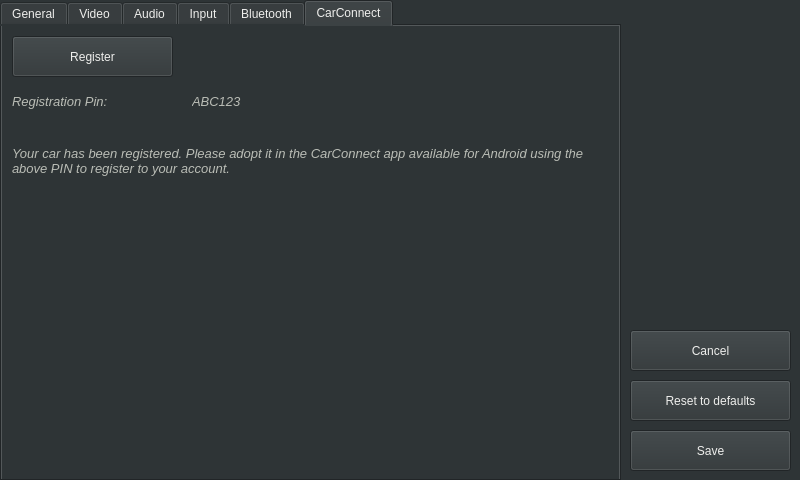
<?xml version="1.0" encoding="UTF-8"?>
<ui version="4.0">
 <class>SettingsWindow</class>
 <widget class="QWidget" name="SettingsWindow">
  <property name="minimumSize">
   <size>
    <width>800</width>
    <height>480</height>
   </size>
  </property>
  <property name="maximumSize">
   <size>
    <width>800</width>
    <height>480</height>
   </size>
  </property>
  <property name="windowTitle">
   <string>Settings</string>
  </property>
  <property name="styleSheet">
   <string notr="true">background-color: rgb(46, 52, 54);
color: rgb(238, 238, 236);</string>
  </property>
  <widget class="QPushButton" name="pushButtonSave">
   <property name="geometry">
    <rect>
     <x>630</x>
     <y>430</y>
     <width>161</width>
     <height>41</height>
    </rect>
   </property>
   <property name="text">
    <string>Save</string>
   </property>
   <property name="autoDefault">
    <bool>false</bool>
   </property>
  </widget>
  <widget class="QPushButton" name="pushButtonCancel">
   <property name="geometry">
    <rect>
     <x>630</x>
     <y>330</y>
     <width>161</width>
     <height>41</height>
    </rect>
   </property>
   <property name="text">
    <string>Cancel</string>
   </property>
   <property name="autoDefault">
    <bool>false</bool>
   </property>
   <property name="default">
    <bool>false</bool>
   </property>
  </widget>
  <widget class="QTabWidget" name="tabWidget">
   <property name="geometry">
    <rect>
     <x>0</x>
     <y>0</y>
     <width>621</width>
     <height>481</height>
    </rect>
   </property>
   <property name="currentIndex">
    <number>5</number>
   </property>
   <widget class="QWidget" name="tabGeneral">
    <attribute name="title">
     <string>General</string>
    </attribute>
    <widget class="QGroupBox" name="groupBoxHandenessOfTraffic">
     <property name="geometry">
      <rect>
       <x>0</x>
       <y>10</y>
       <width>621</width>
       <height>91</height>
      </rect>
     </property>
     <property name="title">
      <string>Handedness of traffic</string>
     </property>
     <widget class="QRadioButton" name="radioButtonLeftHandDrive">
      <property name="geometry">
       <rect>
        <x>10</x>
        <y>30</y>
        <width>141</width>
        <height>23</height>
       </rect>
      </property>
      <property name="text">
       <string>Left-hand drive</string>
      </property>
     </widget>
     <widget class="QRadioButton" name="radioButtonRightHandDrive">
      <property name="geometry">
       <rect>
        <x>10</x>
        <y>60</y>
        <width>151</width>
        <height>23</height>
       </rect>
      </property>
      <property name="text">
       <string>Right-hand drive</string>
      </property>
     </widget>
    </widget>
    <widget class="QCheckBox" name="checkBoxShowClock">
     <property name="geometry">
      <rect>
       <x>10</x>
       <y>110</y>
       <width>111</width>
       <height>23</height>
      </rect>
     </property>
     <property name="text">
      <string>Show clock</string>
     </property>
    </widget>
   </widget>
   <widget class="QWidget" name="tabVideo">
    <attribute name="title">
     <string>Video</string>
    </attribute>
    <widget class="QGroupBox" name="groupBoxResolution">
     <property name="geometry">
      <rect>
       <x>0</x>
       <y>80</y>
       <width>621</width>
       <height>141</height>
      </rect>
     </property>
     <property name="title">
      <string>Resolution</string>
     </property>
     <widget class="QRadioButton" name="radioButton480p">
      <property name="geometry">
       <rect>
        <x>10</x>
        <y>30</y>
        <width>71</width>
        <height>23</height>
       </rect>
      </property>
      <property name="text">
       <string>480p</string>
      </property>
     </widget>
     <widget class="QRadioButton" name="radioButton720p">
      <property name="geometry">
       <rect>
        <x>120</x>
        <y>30</y>
        <width>71</width>
        <height>23</height>
       </rect>
      </property>
      <property name="text">
       <string>720p</string>
      </property>
     </widget>
     <widget class="QRadioButton" name="radioButton1080p">
      <property name="geometry">
       <rect>
        <x>230</x>
        <y>30</y>
        <width>81</width>
        <height>23</height>
       </rect>
      </property>
      <property name="text">
       <string>1080p</string>
      </property>
     </widget>
     <widget class="QLabel" name="labelResolutionWarning">
      <property name="geometry">
       <rect>
        <x>50</x>
        <y>60</y>
        <width>561</width>
        <height>71</height>
       </rect>
      </property>
      <property name="text">
       <string>&lt;html&gt;&lt;head/&gt;&lt;body&gt;&lt;p align=&quot;justify&quot;&gt;&lt;span style=&quot; font-style:italic;&quot;&gt;720p and 1080p must be activated in hidden Developer settings of Android Auto application.&lt;/span&gt;&lt;/p&gt;&lt;/body&gt;&lt;/html&gt;</string>
      </property>
      <property name="wordWrap">
       <bool>true</bool>
      </property>
      <property name="margin">
       <number>10</number>
      </property>
     </widget>
     <widget class="QLabel" name="labelResolutionWarningIcon">
      <property name="geometry">
       <rect>
        <x>20</x>
        <y>60</y>
        <width>31</width>
        <height>71</height>
       </rect>
      </property>
      <property name="text">
       <string>&lt;html&gt;&lt;head/&gt;&lt;body&gt;&lt;p align=&quot;justify&quot;&gt;&lt;img src=&quot;:/ico_warning.png&quot;/&gt;&lt;/p&gt;&lt;/body&gt;&lt;/html&gt;</string>
      </property>
     </widget>
    </widget>
    <widget class="QGroupBox" name="groupBoxFrameRate">
     <property name="geometry">
      <rect>
       <x>0</x>
       <y>10</y>
       <width>621</width>
       <height>61</height>
      </rect>
     </property>
     <property name="title">
      <string>Frame rate</string>
     </property>
     <widget class="QRadioButton" name="radioButton60FPS">
      <property name="geometry">
       <rect>
        <x>120</x>
        <y>30</y>
        <width>81</width>
        <height>23</height>
       </rect>
      </property>
      <property name="text">
       <string>60 FPS</string>
      </property>
     </widget>
     <widget class="QRadioButton" name="radioButton30FPS">
      <property name="geometry">
       <rect>
        <x>10</x>
        <y>30</y>
        <width>81</width>
        <height>23</height>
       </rect>
      </property>
      <property name="text">
       <string>30 FPS</string>
      </property>
     </widget>
    </widget>
    <widget class="QGroupBox" name="groupBoxOmxLayerIndex">
     <property name="geometry">
      <rect>
       <x>0</x>
       <y>230</y>
       <width>621</width>
       <height>121</height>
      </rect>
     </property>
     <property name="title">
      <string>Display</string>
     </property>
     <widget class="QLabel" name="labelOmxLayerIndex">
      <property name="geometry">
       <rect>
        <x>10</x>
        <y>40</y>
        <width>91</width>
        <height>21</height>
       </rect>
      </property>
      <property name="text">
       <string>Layer index:</string>
      </property>
     </widget>
     <widget class="QLabel" name="labelBluetoothAddressFormatInfo_2">
      <property name="geometry">
       <rect>
        <x>60</x>
        <y>80</y>
        <width>311</width>
        <height>31</height>
       </rect>
      </property>
      <property name="text">
       <string>&lt;html&gt;&lt;head/&gt;&lt;body&gt;&lt;p&gt;&lt;span style=&quot; font-size:10pt; font-style:italic;&quot;&gt;OMX Layer is used only in case of OMX video output.&lt;/span&gt;&lt;/p&gt;&lt;/body&gt;&lt;/html&gt;</string>
      </property>
     </widget>
     <widget class="QLabel" name="labelBluetoothAddressFormatInfoIcon_2">
      <property name="geometry">
       <rect>
        <x>30</x>
        <y>80</y>
        <width>21</width>
        <height>31</height>
       </rect>
      </property>
      <property name="text">
       <string>&lt;html&gt;&lt;head/&gt;&lt;body&gt;&lt;p&gt;&lt;img src=&quot;:/ico_info.png&quot;/&gt;&lt;/p&gt;&lt;/body&gt;&lt;/html&gt;</string>
      </property>
     </widget>
     <widget class="QSpinBox" name="spinBoxOmxLayerIndex">
      <property name="geometry">
       <rect>
        <x>100</x>
        <y>30</y>
        <width>71</width>
        <height>41</height>
       </rect>
      </property>
     </widget>
     <widget class="QLabel" name="labelVideoMarginWidth">
      <property name="geometry">
       <rect>
        <x>200</x>
        <y>40</y>
        <width>101</width>
        <height>21</height>
       </rect>
      </property>
      <property name="text">
       <string>Margin width:</string>
      </property>
     </widget>
     <widget class="QSpinBox" name="spinBoxVideoMarginWidth">
      <property name="geometry">
       <rect>
        <x>310</x>
        <y>30</y>
        <width>71</width>
        <height>41</height>
       </rect>
      </property>
      <property name="maximum">
       <number>99999</number>
      </property>
     </widget>
     <widget class="QLabel" name="labelVideoMarginHeight">
      <property name="geometry">
       <rect>
        <x>410</x>
        <y>40</y>
        <width>111</width>
        <height>21</height>
       </rect>
      </property>
      <property name="text">
       <string>Margin height:</string>
      </property>
     </widget>
     <widget class="QSpinBox" name="spinBoxVideoMarginHeight">
      <property name="geometry">
       <rect>
        <x>520</x>
        <y>30</y>
        <width>71</width>
        <height>41</height>
       </rect>
      </property>
      <property name="maximum">
       <number>99999</number>
      </property>
     </widget>
    </widget>
    <widget class="QGroupBox" name="groupBoxScreenDPI">
     <property name="geometry">
      <rect>
       <x>0</x>
       <y>360</y>
       <width>621</width>
       <height>81</height>
      </rect>
     </property>
     <property name="title">
      <string>Screen DPI</string>
     </property>
     <widget class="QLabel" name="labelScreenDPIValue">
      <property name="geometry">
       <rect>
        <x>570</x>
        <y>40</y>
        <width>41</width>
        <height>31</height>
       </rect>
      </property>
      <property name="text">
       <string>400</string>
      </property>
     </widget>
     <widget class="QSlider" name="horizontalSliderScreenDPI">
      <property name="geometry">
       <rect>
        <x>20</x>
        <y>40</y>
        <width>531</width>
        <height>31</height>
       </rect>
      </property>
      <property name="maximum">
       <number>400</number>
      </property>
      <property name="orientation">
       <enum>Qt::Horizontal</enum>
      </property>
     </widget>
    </widget>
   </widget>
   <widget class="QWidget" name="tabAudio">
    <attribute name="title">
     <string>Audio</string>
    </attribute>
    <widget class="QGroupBox" name="groupBoxAudioChannels">
     <property name="geometry">
      <rect>
       <x>-1</x>
       <y>10</y>
       <width>621</width>
       <height>111</height>
      </rect>
     </property>
     <property name="title">
      <string>Audio channels</string>
     </property>
     <widget class="QCheckBox" name="checkBoxMusicAudioChannel">
      <property name="geometry">
       <rect>
        <x>10</x>
        <y>30</y>
        <width>131</width>
        <height>23</height>
       </rect>
      </property>
      <property name="text">
       <string>Music channel</string>
      </property>
     </widget>
     <widget class="QCheckBox" name="checkBoxSpeechAudioChannel">
      <property name="geometry">
       <rect>
        <x>160</x>
        <y>30</y>
        <width>131</width>
        <height>23</height>
       </rect>
      </property>
      <property name="text">
       <string>Speech channel</string>
      </property>
     </widget>
     <widget class="QLabel" name="labelAudioChannelDescription">
      <property name="geometry">
       <rect>
        <x>60</x>
        <y>70</y>
        <width>511</width>
        <height>31</height>
       </rect>
      </property>
      <property name="text">
       <string>&lt;html&gt;&lt;head/&gt;&lt;body&gt;&lt;p&gt;&lt;span style=&quot; font-size:10pt; font-style:italic;&quot;&gt;Disable audio channel if you need custom audio routing e.g. via A2DP or AUX.&lt;/span&gt;&lt;/p&gt;&lt;/body&gt;&lt;/html&gt;</string>
      </property>
     </widget>
     <widget class="QLabel" name="labelAudioChannelDescriptionIcon">
      <property name="geometry">
       <rect>
        <x>30</x>
        <y>70</y>
        <width>21</width>
        <height>31</height>
       </rect>
      </property>
      <property name="text">
       <string>&lt;html&gt;&lt;head/&gt;&lt;body&gt;&lt;p&gt;&lt;img src=&quot;:/ico_info.png&quot;/&gt;&lt;/p&gt;&lt;/body&gt;&lt;/html&gt;</string>
      </property>
     </widget>
    </widget>
    <widget class="QGroupBox" name="groupBoxAudioOutputBackend">
     <property name="geometry">
      <rect>
       <x>0</x>
       <y>130</y>
       <width>621</width>
       <height>61</height>
      </rect>
     </property>
     <property name="title">
      <string>Output backend</string>
     </property>
     <widget class="QRadioButton" name="radioButtonRtAudio">
      <property name="geometry">
       <rect>
        <x>10</x>
        <y>30</y>
        <width>112</width>
        <height>23</height>
       </rect>
      </property>
      <property name="text">
       <string>RT audio</string>
      </property>
     </widget>
     <widget class="QRadioButton" name="radioButtonQtAudio">
      <property name="geometry">
       <rect>
        <x>140</x>
        <y>30</y>
        <width>112</width>
        <height>23</height>
       </rect>
      </property>
      <property name="text">
       <string>Qt</string>
      </property>
     </widget>
    </widget>
   </widget>
   <widget class="QWidget" name="tabInput">
    <attribute name="title">
     <string>Input</string>
    </attribute>
    <widget class="QCheckBox" name="checkBoxEnableTouchscreen">
     <property name="geometry">
      <rect>
       <x>0</x>
       <y>10</y>
       <width>161</width>
       <height>23</height>
      </rect>
     </property>
     <property name="text">
      <string>Enable touchscreen</string>
     </property>
    </widget>
    <widget class="QListWidget" name="listWidgetButtons">
     <property name="geometry">
      <rect>
       <x>0</x>
       <y>70</y>
       <width>621</width>
       <height>381</height>
      </rect>
     </property>
     <property name="selectionMode">
      <enum>QAbstractItemView::MultiSelection</enum>
     </property>
    </widget>
    <widget class="QLabel" name="labelButtons">
     <property name="geometry">
      <rect>
       <x>10</x>
       <y>50</y>
       <width>67</width>
       <height>17</height>
      </rect>
     </property>
     <property name="text">
      <string>Buttons</string>
     </property>
    </widget>
    <widget class="QCheckBox" name="checkBoxPlayButton">
     <property name="geometry">
      <rect>
       <x>20</x>
       <y>80</y>
       <width>92</width>
       <height>23</height>
      </rect>
     </property>
     <property name="text">
      <string>Play</string>
     </property>
    </widget>
    <widget class="QCheckBox" name="checkBoxPauseButton">
     <property name="geometry">
      <rect>
       <x>20</x>
       <y>120</y>
       <width>92</width>
       <height>23</height>
      </rect>
     </property>
     <property name="text">
      <string>Pause</string>
     </property>
    </widget>
    <widget class="QCheckBox" name="checkBoxTogglePlayButton">
     <property name="geometry">
      <rect>
       <x>20</x>
       <y>160</y>
       <width>111</width>
       <height>23</height>
      </rect>
     </property>
     <property name="text">
      <string>Toggle play</string>
     </property>
    </widget>
    <widget class="QCheckBox" name="checkBoxNextTrackButton">
     <property name="geometry">
      <rect>
       <x>20</x>
       <y>200</y>
       <width>92</width>
       <height>23</height>
      </rect>
     </property>
     <property name="text">
      <string>Next track</string>
     </property>
    </widget>
    <widget class="QCheckBox" name="checkBoxPreviousTrackButton">
     <property name="geometry">
      <rect>
       <x>20</x>
       <y>240</y>
       <width>121</width>
       <height>23</height>
      </rect>
     </property>
     <property name="text">
      <string>Previous track</string>
     </property>
    </widget>
    <widget class="QCheckBox" name="checkBoxHomeButton">
     <property name="geometry">
      <rect>
       <x>20</x>
       <y>280</y>
       <width>92</width>
       <height>23</height>
      </rect>
     </property>
     <property name="text">
      <string>Home</string>
     </property>
    </widget>
    <widget class="QCheckBox" name="checkBoxBackButton">
     <property name="geometry">
      <rect>
       <x>200</x>
       <y>320</y>
       <width>92</width>
       <height>23</height>
      </rect>
     </property>
     <property name="text">
      <string>Back</string>
     </property>
    </widget>
    <widget class="QCheckBox" name="checkBoxEnterButton">
     <property name="geometry">
      <rect>
       <x>200</x>
       <y>360</y>
       <width>92</width>
       <height>23</height>
      </rect>
     </property>
     <property name="text">
      <string>Enter</string>
     </property>
    </widget>
    <widget class="QCheckBox" name="checkBoxPhoneButton">
     <property name="geometry">
      <rect>
       <x>20</x>
       <y>320</y>
       <width>92</width>
       <height>23</height>
      </rect>
     </property>
     <property name="text">
      <string>Phone</string>
     </property>
    </widget>
    <widget class="QCheckBox" name="checkBoxCallEndButton">
     <property name="geometry">
      <rect>
       <x>20</x>
       <y>360</y>
       <width>92</width>
       <height>23</height>
      </rect>
     </property>
     <property name="text">
      <string>Call end</string>
     </property>
    </widget>
    <widget class="QCheckBox" name="checkBoxVoiceCommandButton">
     <property name="geometry">
      <rect>
       <x>200</x>
       <y>80</y>
       <width>141</width>
       <height>23</height>
      </rect>
     </property>
     <property name="text">
      <string>Voice command</string>
     </property>
    </widget>
    <widget class="QCheckBox" name="checkBoxLeftButton">
     <property name="geometry">
      <rect>
       <x>200</x>
       <y>120</y>
       <width>92</width>
       <height>23</height>
      </rect>
     </property>
     <property name="text">
      <string>Left</string>
     </property>
    </widget>
    <widget class="QCheckBox" name="checkBoxRightButton">
     <property name="geometry">
      <rect>
       <x>200</x>
       <y>160</y>
       <width>92</width>
       <height>23</height>
      </rect>
     </property>
     <property name="text">
      <string>Right</string>
     </property>
    </widget>
    <widget class="QCheckBox" name="checkBoxUpButton">
     <property name="geometry">
      <rect>
       <x>200</x>
       <y>200</y>
       <width>92</width>
       <height>23</height>
      </rect>
     </property>
     <property name="text">
      <string>Up</string>
     </property>
    </widget>
    <widget class="QCheckBox" name="checkBoxDownButton">
     <property name="geometry">
      <rect>
       <x>200</x>
       <y>240</y>
       <width>92</width>
       <height>23</height>
      </rect>
     </property>
     <property name="text">
      <string>Down</string>
     </property>
    </widget>
    <widget class="QCheckBox" name="checkBoxScrollWheelButton">
     <property name="geometry">
      <rect>
       <x>200</x>
       <y>280</y>
       <width>111</width>
       <height>23</height>
      </rect>
     </property>
     <property name="text">
      <string>Scroll wheel</string>
     </property>
    </widget>
    <widget class="QPushButton" name="pushButtonSelectAll">
     <property name="geometry">
      <rect>
       <x>490</x>
       <y>80</y>
       <width>121</width>
       <height>41</height>
      </rect>
     </property>
     <property name="text">
      <string>Select all</string>
     </property>
     <property name="autoDefault">
      <bool>false</bool>
     </property>
    </widget>
    <widget class="QPushButton" name="pushButtonClearSelection">
     <property name="geometry">
      <rect>
       <x>490</x>
       <y>140</y>
       <width>121</width>
       <height>41</height>
      </rect>
     </property>
     <property name="text">
      <string>Clear selection</string>
     </property>
     <property name="autoDefault">
      <bool>false</bool>
     </property>
    </widget>
    <widget class="QPushButton" name="pushButtonShowBindings">
     <property name="geometry">
      <rect>
       <x>490</x>
       <y>200</y>
       <width>121</width>
       <height>41</height>
      </rect>
     </property>
     <property name="text">
      <string>Show bindings</string>
     </property>
     <property name="autoDefault">
      <bool>false</bool>
     </property>
    </widget>
   </widget>
   <widget class="QWidget" name="tabBluetooth">
    <attribute name="title">
     <string>Bluetooth</string>
    </attribute>
    <widget class="QGroupBox" name="groupBoxBluetoothAdapter">
     <property name="geometry">
      <rect>
       <x>0</x>
       <y>10</y>
       <width>621</width>
       <height>441</height>
      </rect>
     </property>
     <property name="title">
      <string>Bluetooth adapter</string>
     </property>
     <widget class="QRadioButton" name="radioButtonDisableBluetooth">
      <property name="geometry">
       <rect>
        <x>20</x>
        <y>30</y>
        <width>171</width>
        <height>23</height>
       </rect>
      </property>
      <property name="text">
       <string>Disable bluetooth</string>
      </property>
     </widget>
     <widget class="QRadioButton" name="radioButtonUseExternalBluetoothAdapter">
      <property name="geometry">
       <rect>
        <x>20</x>
        <y>90</y>
        <width>171</width>
        <height>23</height>
       </rect>
      </property>
      <property name="text">
       <string>Use external adapter</string>
      </property>
     </widget>
     <widget class="QLineEdit" name="lineEditExternalBluetoothAdapterAddress">
      <property name="geometry">
       <rect>
        <x>130</x>
        <y>120</y>
        <width>231</width>
        <height>31</height>
       </rect>
      </property>
     </widget>
     <widget class="QLabel" name="labelBluetoothAdapterAddress">
      <property name="geometry">
       <rect>
        <x>60</x>
        <y>120</y>
        <width>67</width>
        <height>31</height>
       </rect>
      </property>
      <property name="text">
       <string>Address:</string>
      </property>
     </widget>
     <widget class="QLabel" name="labelBluetoothAddressFormatInfo">
      <property name="geometry">
       <rect>
        <x>180</x>
        <y>160</y>
        <width>271</width>
        <height>31</height>
       </rect>
      </property>
      <property name="text">
       <string>&lt;html&gt;&lt;head/&gt;&lt;body&gt;&lt;p&gt;&lt;span style=&quot; font-size:10pt; font-style:italic; color:#babdb6;&quot;&gt;Provide address in format AA:BB:CC:DD:EE:FF.&lt;/span&gt;&lt;/p&gt;&lt;/body&gt;&lt;/html&gt;</string>
      </property>
     </widget>
     <widget class="QLabel" name="labelBluetoothAddressFormatInfoIcon">
      <property name="geometry">
       <rect>
        <x>150</x>
        <y>160</y>
        <width>21</width>
        <height>31</height>
       </rect>
      </property>
      <property name="text">
       <string>&lt;html&gt;&lt;head/&gt;&lt;body&gt;&lt;p&gt;&lt;img src=&quot;:/ico_info.png&quot;/&gt;&lt;/p&gt;&lt;/body&gt;&lt;/html&gt;</string>
      </property>
     </widget>
     <widget class="QRadioButton" name="radioButtonUseLocalBluetoothAdapter">
      <property name="geometry">
       <rect>
        <x>20</x>
        <y>60</y>
        <width>151</width>
        <height>23</height>
       </rect>
      </property>
      <property name="text">
       <string>Use local adapter</string>
      </property>
     </widget>
     <widget class="QLabel" name="labelPairWarningIcon">
      <property name="geometry">
       <rect>
        <x>10</x>
        <y>206</y>
        <width>31</width>
        <height>41</height>
       </rect>
      </property>
      <property name="text">
       <string>&lt;html&gt;&lt;head/&gt;&lt;body&gt;&lt;p&gt;&lt;img src=&quot;:/ico_warning.png&quot;/&gt;&lt;/p&gt;&lt;/body&gt;&lt;/html&gt;</string>
      </property>
     </widget>
     <widget class="QLabel" name="labelPairWarning">
      <property name="geometry">
       <rect>
        <x>50</x>
        <y>210</y>
        <width>501</width>
        <height>31</height>
       </rect>
      </property>
      <property name="text">
       <string>In order to use bluetooth features please remember to pair your device.</string>
      </property>
     </widget>
    </widget>
   </widget>
   <widget class="QWidget" name="tab">
    <attribute name="title">
     <string>CarConnect</string>
    </attribute>
    <widget class="QPushButton" name="pushButtonCarConnectRegister">
     <property name="geometry">
      <rect>
       <x>10</x>
       <y>10</y>
       <width>161</width>
       <height>41</height>
      </rect>
     </property>
     <property name="text">
      <string>Register</string>
     </property>
     <property name="autoDefault">
      <bool>false</bool>
     </property>
     <property name="default">
      <bool>false</bool>
     </property>
    </widget>
    <widget class="QLabel" name="labelBluetoothAddressFormatInfo_3">
     <property name="geometry">
      <rect>
       <x>10</x>
       <y>60</y>
       <width>161</width>
       <height>31</height>
      </rect>
     </property>
     <property name="text">
      <string>&lt;html&gt;&lt;head/&gt;&lt;body&gt;&lt;p&gt;&lt;span style=&quot; font-size:10pt; font-style:italic; color:#babdb6;&quot;&gt;Registration Pin: &lt;/span&gt;&lt;/p&gt;&lt;/body&gt;&lt;/html&gt;</string>
     </property>
    </widget>
    <widget class="QLabel" name="labelBluetoothAddressFormatInfo_4">
     <property name="geometry">
      <rect>
       <x>190</x>
       <y>60</y>
       <width>101</width>
       <height>31</height>
      </rect>
     </property>
     <property name="text">
      <string>&lt;html&gt;&lt;head/&gt;&lt;body&gt;&lt;p&gt;&lt;span style=&quot; font-size:10pt; font-style:italic; color:#babdb6;&quot;&gt;ABC123&lt;/span&gt;&lt;/p&gt;&lt;/body&gt;&lt;/html&gt;</string>
     </property>
    </widget>
    <widget class="QLabel" name="labelBluetoothAddressFormatInfo_5">
     <property name="geometry">
      <rect>
       <x>10</x>
       <y>100</y>
       <width>591</width>
       <height>71</height>
      </rect>
     </property>
     <property name="text">
      <string>&lt;html&gt;&lt;head/&gt;&lt;body&gt;&lt;p&gt;&lt;span style=&quot; font-size:10pt; font-style:italic; color:#babdb6;&quot;&gt;Your car has been registered. Please adopt it in the CarConnect app available for Android using the above PIN to register to your account.&lt;/span&gt;&lt;/p&gt;&lt;/body&gt;&lt;/html&gt;</string>
     </property>
     <property name="wordWrap">
      <bool>true</bool>
     </property>
    </widget>
   </widget>
  </widget>
  <widget class="QLabel" name="labelSettingsIcon">
   <property name="geometry">
    <rect>
     <x>650</x>
     <y>80</y>
     <width>131</width>
     <height>151</height>
    </rect>
   </property>
   <property name="text">
    <string>&lt;html&gt;&lt;head/&gt;&lt;body&gt;&lt;p&gt;&lt;img src=&quot;:/ico_setting.png&quot;/&gt;&lt;/p&gt;&lt;/body&gt;&lt;/html&gt;</string>
   </property>
  </widget>
  <widget class="QPushButton" name="pushButtonResetToDefaults">
   <property name="geometry">
    <rect>
     <x>630</x>
     <y>380</y>
     <width>161</width>
     <height>41</height>
    </rect>
   </property>
   <property name="text">
    <string>Reset to defaults</string>
   </property>
   <property name="autoDefault">
    <bool>false</bool>
   </property>
  </widget>
 </widget>
 <tabstops>
  <tabstop>pushButtonCancel</tabstop>
  <tabstop>pushButtonResetToDefaults</tabstop>
  <tabstop>pushButtonSave</tabstop>
  <tabstop>tabWidget</tabstop>
  <tabstop>radioButtonLeftHandDrive</tabstop>
  <tabstop>radioButtonRightHandDrive</tabstop>
  <tabstop>checkBoxShowClock</tabstop>
  <tabstop>radioButton30FPS</tabstop>
  <tabstop>radioButton60FPS</tabstop>
  <tabstop>radioButton480p</tabstop>
  <tabstop>radioButton720p</tabstop>
  <tabstop>radioButton1080p</tabstop>
  <tabstop>spinBoxOmxLayerIndex</tabstop>
  <tabstop>spinBoxVideoMarginWidth</tabstop>
  <tabstop>spinBoxVideoMarginHeight</tabstop>
  <tabstop>horizontalSliderScreenDPI</tabstop>
  <tabstop>checkBoxMusicAudioChannel</tabstop>
  <tabstop>checkBoxSpeechAudioChannel</tabstop>
  <tabstop>radioButtonRtAudio</tabstop>
  <tabstop>radioButtonQtAudio</tabstop>
  <tabstop>checkBoxEnableTouchscreen</tabstop>
  <tabstop>listWidgetButtons</tabstop>
  <tabstop>checkBoxPlayButton</tabstop>
  <tabstop>checkBoxPauseButton</tabstop>
  <tabstop>checkBoxTogglePlayButton</tabstop>
  <tabstop>checkBoxNextTrackButton</tabstop>
  <tabstop>checkBoxPreviousTrackButton</tabstop>
  <tabstop>checkBoxHomeButton</tabstop>
  <tabstop>checkBoxPhoneButton</tabstop>
  <tabstop>checkBoxCallEndButton</tabstop>
  <tabstop>checkBoxVoiceCommandButton</tabstop>
  <tabstop>checkBoxLeftButton</tabstop>
  <tabstop>checkBoxRightButton</tabstop>
  <tabstop>checkBoxUpButton</tabstop>
  <tabstop>checkBoxDownButton</tabstop>
  <tabstop>checkBoxScrollWheelButton</tabstop>
  <tabstop>checkBoxBackButton</tabstop>
  <tabstop>checkBoxEnterButton</tabstop>
  <tabstop>pushButtonSelectAll</tabstop>
  <tabstop>pushButtonClearSelection</tabstop>
  <tabstop>pushButtonShowBindings</tabstop>
  <tabstop>radioButtonDisableBluetooth</tabstop>
  <tabstop>radioButtonUseLocalBluetoothAdapter</tabstop>
  <tabstop>radioButtonUseExternalBluetoothAdapter</tabstop>
  <tabstop>lineEditExternalBluetoothAdapterAddress</tabstop>
 </tabstops>
 <resources/>
 <connections/>
</ui>
